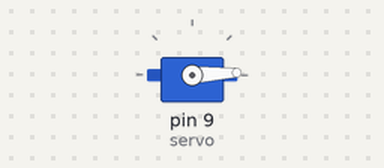
Simulated run of this sketch. Board: Arduino Uno, built with avr-gcc and run on an emulated ATmega328P. Parts: servo.

Above: at 0.05 s.
At 1.3 s:
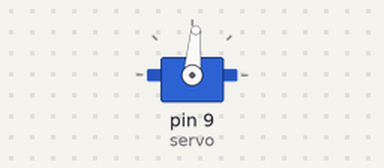
At 2.6 s:
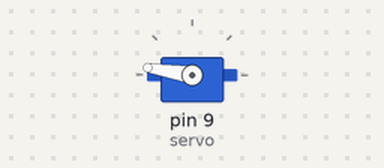
At 5.2 s:
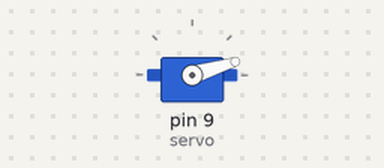
Timing chart, 0 to 7.1 s (numbered marks = the images above):
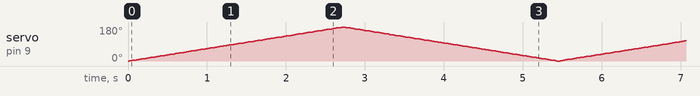

The sketch:

my_first_sketch.ino
```cpp
#include <Servo.h>

Servo servo;
int pos = 0;

void setup() {
  servo.attach(9);
}

void loop() {
  for (pos = 0; pos < 180; ++pos) {
    servo.write(pos);
    delay(15);
  }
  for (pos = 180; pos >= 0; --pos) {
    servo.write(pos);
    delay(15);
  }
}
```
